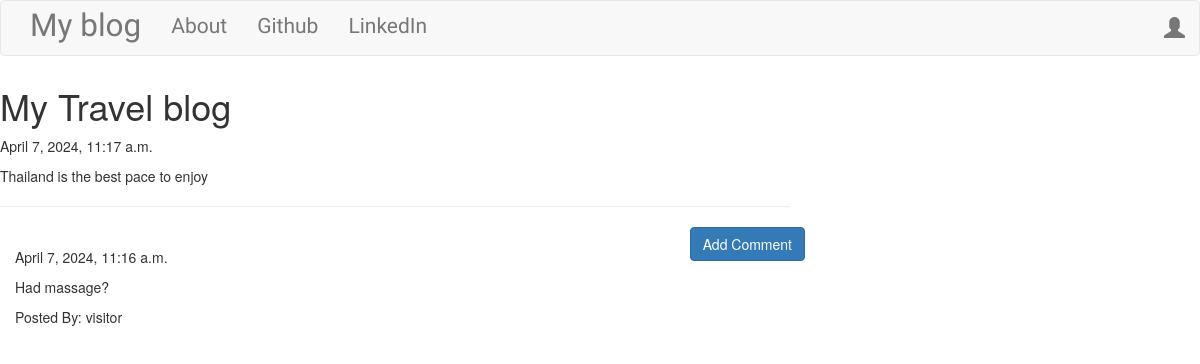
Screenshot of /post/3 with the database file from the repository.
### blog/models.py (models this page shows, shortened)
class Post(models.Model):
    author = models.ForeignKey('auth.User',on_delete=models.CASCADE)
    title = models.CharField(max_length=200)
    text = models.TextField()
    created_date = models.DateTimeField(default=timezone.now())
    published_date = models.DateTimeField(blank=True,null=True)

class Comment(models.Model):
    post = models.ForeignKey('blog.Post', related_name='comments',on_delete=models.CASCADE)
    author = models.CharField(max_length=200)
    text = models.TextField()
    created_date = models.DateTimeField(default=timezone.now)
    approved_comment = models.BooleanField(default=False)

### blog/views.py (the view)
# urls.py: path('post/<int:pk>', views.PostDetailView.as_view(), name='post_detail'),
class PostDetailView(DetailView):
    model = Post

### blog/templates/blog/post_detail.html (shortened to what this page needs)
<!DOCTYPE html>
{% extends "blog/base.html" %}
{% block content %}
    <h1 class="posttitle_loader">{{ post.title }}</h1>
    {% if post.published_date %}
        <div class="date_postdate">
            {{ post.published_date }}
        </div>
    {% else %}
        <a class="btn btn-default" href="{% url 'post_publish' pk=post.pk %}">Publish</a>
    {% endif %}
    <p class="postcontent">{{ post.text|safe|linebreaksbr }}</p>
    <hr>
    <a class="btn btn-primary btn-comment" href="{% url 'add_comment_to_post' pk=post.pk %}">Add Comment</a>
    <div class="container">
        {% for comment in post.comments.all %}
        <br>
            {% if user.is_authenticated or comment.approved_comment %}
                {{ comment.created_date }}
                <p>{{comment.text|safe|linebreaks}}</p>
                <p>Posted By: {{ comment.author }}</p>
            {% endif %}
            {% empty %}
            <p>No Comments</p>
        {% endfor %}
    </div>
{% endblock %}

### blog/static/css/blog.css (style rules this page uses)
.postcontent { font-family: 'Montserrat'; font-size: 1.5em; }
.btn-comment { position: absolute; right: 0px; }
.loader { filter:hue-rotate(0deg); color:linear-gradient(45deg,#0f8,#08f); animation:hue 10000ms infinite linear; }

### rows the page displays
Post: title "My Travel blog", published_date "April 7, 2024, 11:17 a.m.", text "Thailand is the best pace to enjoy"
Comment: created_date "April 7, 2024, 11:16 a.m.", text "Had massage?", author "visitor"
